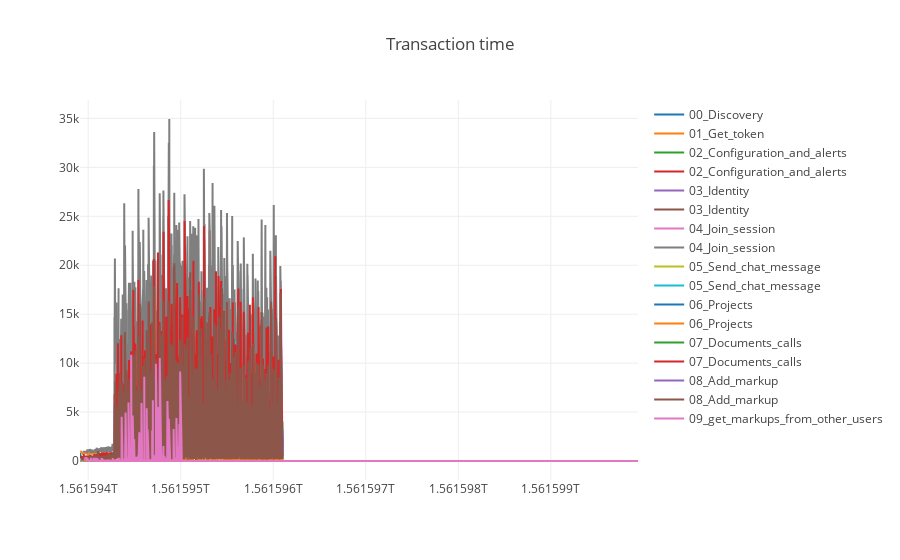

Write notebook code for a chart like this one.
### Code cell
grouped=tr_df.sort_values(by=['timeStamp']).groupby(["label", "success"])
traces=[]
for group_name,grouped_df in grouped:
    
    trace_tr = go.Scatter(
        x = grouped_df.timeStamp,
        y = grouped_df.elapsed,
        mode = 'lines',
        name = group_name[0]
    )
    traces.append(trace_tr)


layout = go.Layout(
    title='Transaction time',
)   
    
fig = go.Figure(data = traces, layout = layout)
iplot(fig)
